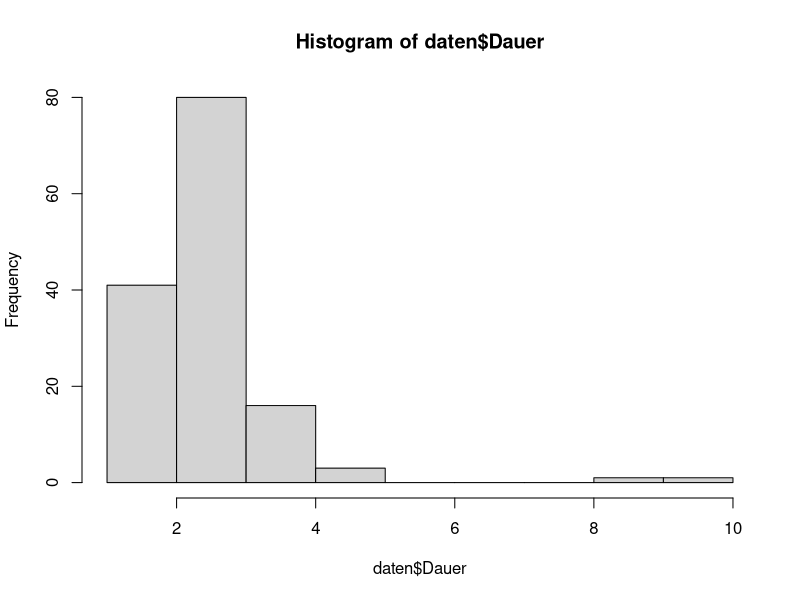
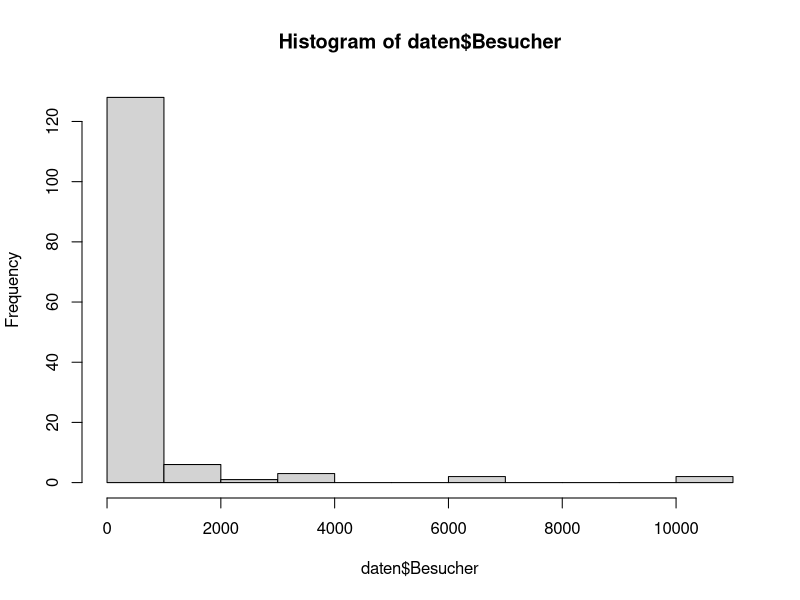
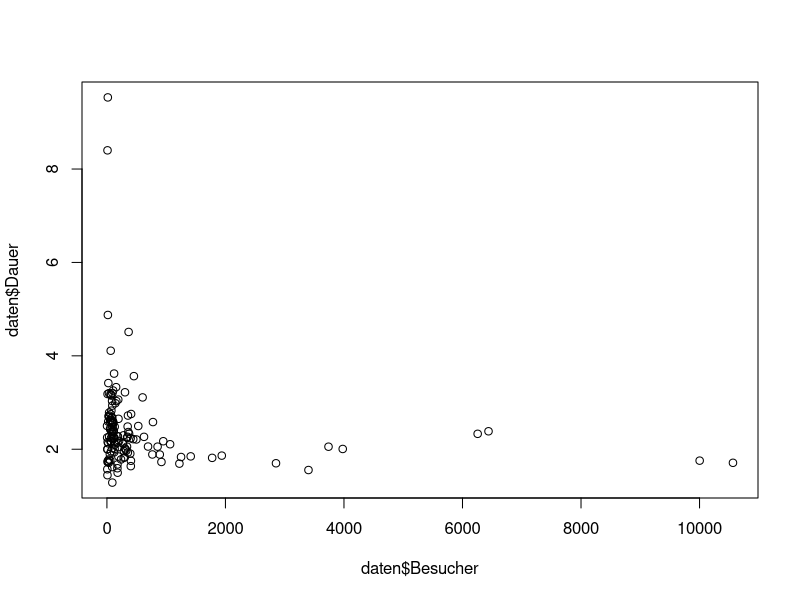
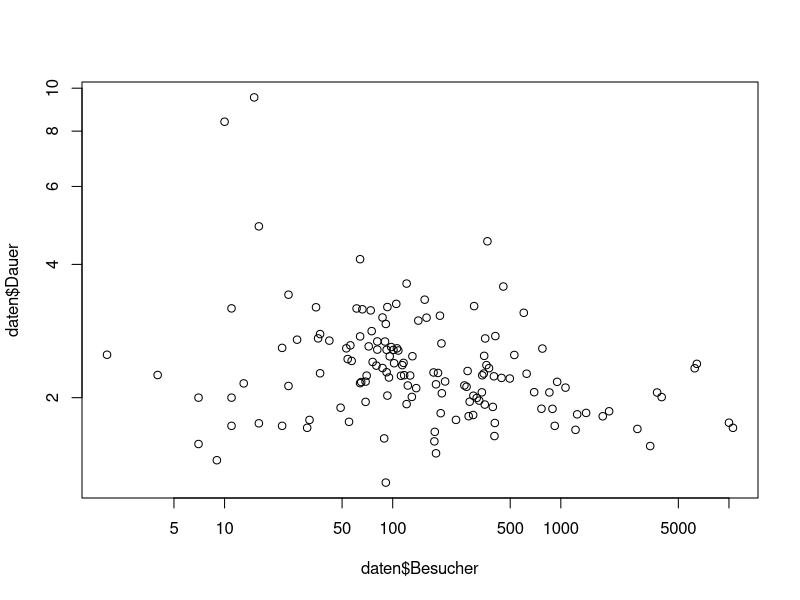
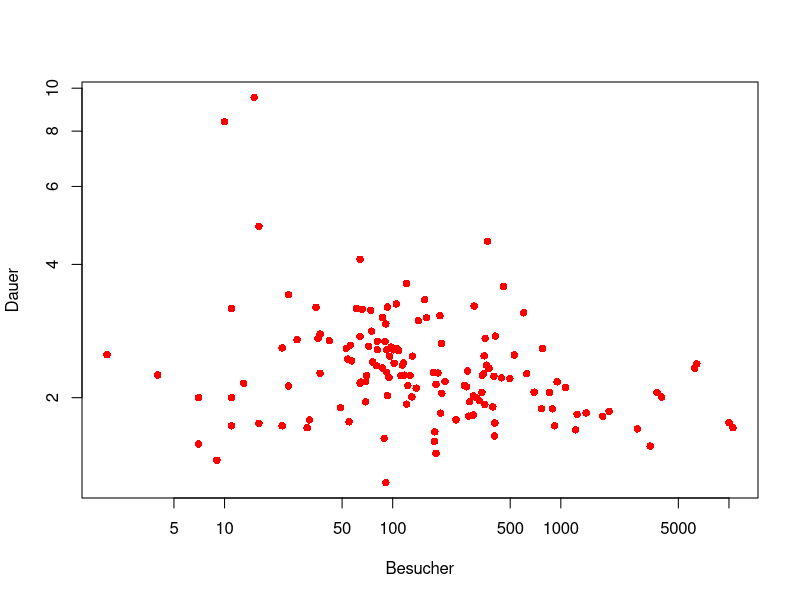
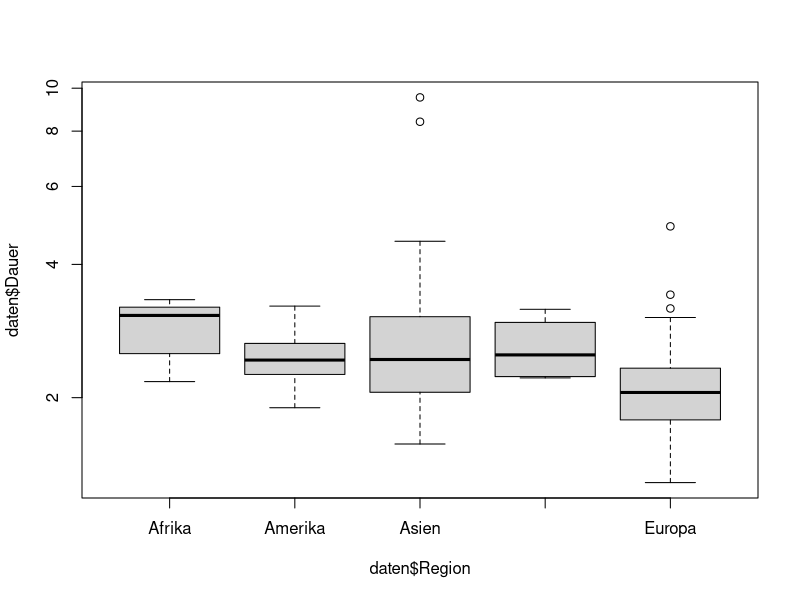
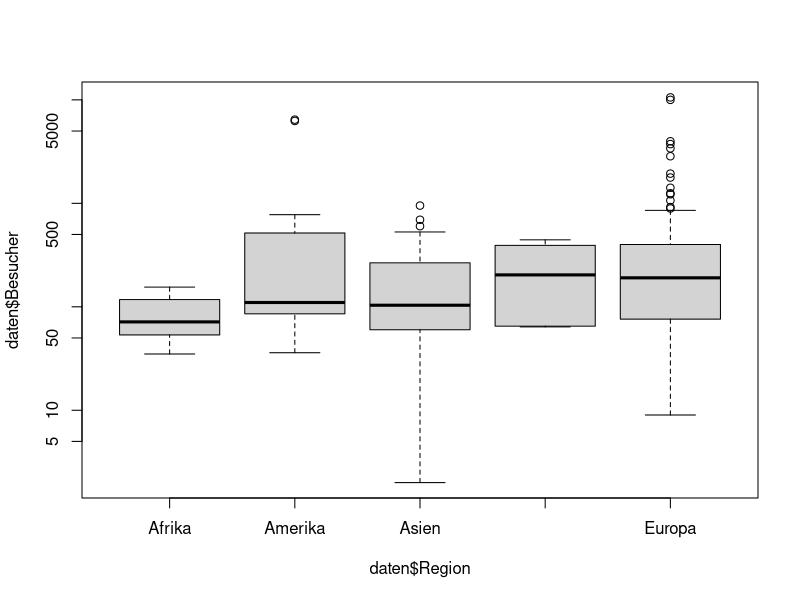

Here is the R script that generated these plots, in order:
## ---- chunk 1
options(htmltools.dir.version = FALSE)
# see: https://github.com/yihui/xaringan
# install.packages("xaringan")
# see: 
# https://github.com/yihui/xaringan/wiki
# https://github.com/gnab/remark/wiki/Markdown
options(width=110)
options(digits = 4)

require(tidyverse)
## ---- chunk 2
options(max.print=80,width=40)
## ---- chunk 3
# Lese Daten in ein Objekt ein
daten <- read.csv('1_Data/Tourismus.csv')

# Mittlere Dauer
mean(daten$Dauer)

# Median Dauer
median(daten$Dauer)

# Standardabweichung Dauer
sd(daten$Dauer)

## ---- chunk 4
options(max.print=80,width=40)
## ---- chunk 5
# Lese Daten in ein Objekt ein
daten <- read.csv('1_Data/Tourismus.csv')

# Zusammenfassung Dauer
summary(daten$Dauer)

## ---- chunk 6
options(max.print=80,width=40)
## ---- chunk 7
# Lese Daten in ein Objekt ein
daten <- read.csv('1_Data/Tourismus.csv')

# Zusammenhang Dauer und Besucher
cor(daten$Dauer, daten$Besucher)

## ---- chunk 8
options(max.print=80,width=40)
## ---- chunk 9
# Lese Daten in ein Objekt ein
daten <- read.csv('1_Data/Tourismus.csv')

# Dauer nach Region
aggregate(daten$Dauer, list(daten$Region), mean)

## ---- chunk 10
options(max.print=80,width=40)
## ---- chunk 11
# Lese Daten in ein Objekt ein
daten <- read.csv('1_Data/Tourismus.csv')

# Vergleich der Dauer nach Region
anova(lm(daten$Dauer ~ daten$Region))

## ---- chunk 12
options(max.print=80,width=40)
## ---- chunk 13
# Lese Daten in ein Objekt ein
daten <- read.csv('1_Data/Tourismus.csv')

# Vergleich der Dauer nach Region
anova(lm(daten$Besucher ~ daten$Region))

## ---- chunk 14
options(max.print=80,width=40)
## ---- chunk 15
# Histogramm Dauer
hist(daten$Dauer)

## ---- chunk 16
options(max.print=80,width=40)
## ---- chunk 17
# Histogramm Besucher
hist(daten$Besucher)

## ---- chunk 18
options(max.print=80,width=40)
## ---- chunk 19
# Streudiagram Besucher x Dauer
plot(daten$Besucher, daten$Dauer)

## ---- chunk 20
options(max.print=80,width=40)
## ---- chunk 21
# Streudiagram Besucher x Dauer
plot(daten$Besucher, daten$Dauer,
     log = "xy")

## ---- chunk 22
options(max.print=80,width=40)
## ---- chunk 23
# Streudiagram Besucher x Dauer
plot(daten$Besucher, daten$Dauer,
     log = "xy", col = 'red', pch = 16,
     xlab = 'Besucher', ylab = 'Dauer')

## ---- chunk 24
options(max.print=80,width=40)
## ---- chunk 25
# Boxplot Dauer nach Region
boxplot(daten$Dauer ~ daten$Region,
        log="y")
## ---- chunk 26
options(max.print=80,width=40)
## ---- chunk 27
# Boxplot Besucher nach Region
boxplot(daten$Besucher ~ daten$Region,
        log="y")
